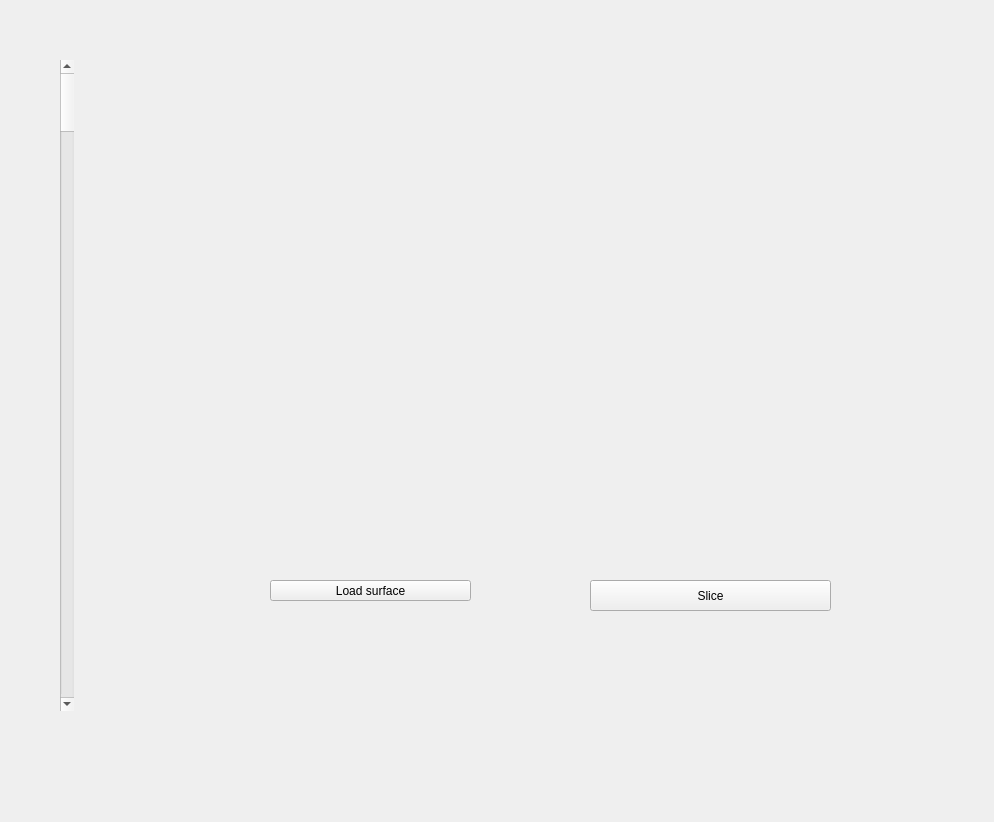
<?xml version="1.0" encoding="UTF-8"?>
<ui version="4.0">
 <class>MainWindow</class>
 <widget class="QMainWindow" name="MainWindow">
  <property name="geometry">
   <rect>
    <x>0</x>
    <y>0</y>
    <width>994</width>
    <height>822</height>
   </rect>
  </property>
  <property name="minimumSize">
   <size>
    <width>800</width>
    <height>600</height>
   </size>
  </property>
  <property name="windowTitle">
   <string>MainWindow</string>
  </property>
  <widget class="QWidget" name="centralwidget">
   <widget class="QWidget" name="verticalLayoutWidget">
    <property name="geometry">
     <rect>
      <x>60</x>
      <y>60</y>
      <width>111</width>
      <height>651</height>
     </rect>
    </property>
    <layout class="QVBoxLayout" name="verticalLayout">
     <item>
      <widget class="QScrollBar" name="verticalScrollBar">
       <property name="orientation">
        <enum>Qt::Vertical</enum>
       </property>
      </widget>
     </item>
    </layout>
   </widget>
   <widget class="poly_2D_widget" name="widget" native="true">
    <property name="geometry">
     <rect>
      <x>270</x>
      <y>20</y>
      <width>500</width>
      <height>500</height>
     </rect>
    </property>
   </widget>
   <widget class="QPushButton" name="surface_loader_button">
    <property name="geometry">
     <rect>
      <x>270</x>
      <y>580</y>
      <width>201</width>
      <height>21</height>
     </rect>
    </property>
    <property name="text">
     <string>Load surface</string>
    </property>
   </widget>
   <widget class="QPushButton" name="slice_button">
    <property name="geometry">
     <rect>
      <x>590</x>
      <y>580</y>
      <width>241</width>
      <height>31</height>
     </rect>
    </property>
    <property name="text">
     <string>Slice</string>
    </property>
   </widget>
  </widget>
 </widget>
 <customwidgets>
  <customwidget>
   <class>poly_2D_widget</class>
   <extends>QWidget</extends>
   <header location="global">myglwidget.h</header>
   <container>1</container>
  </customwidget>
 </customwidgets>
 <resources/>
 <connections/>
</ui>
